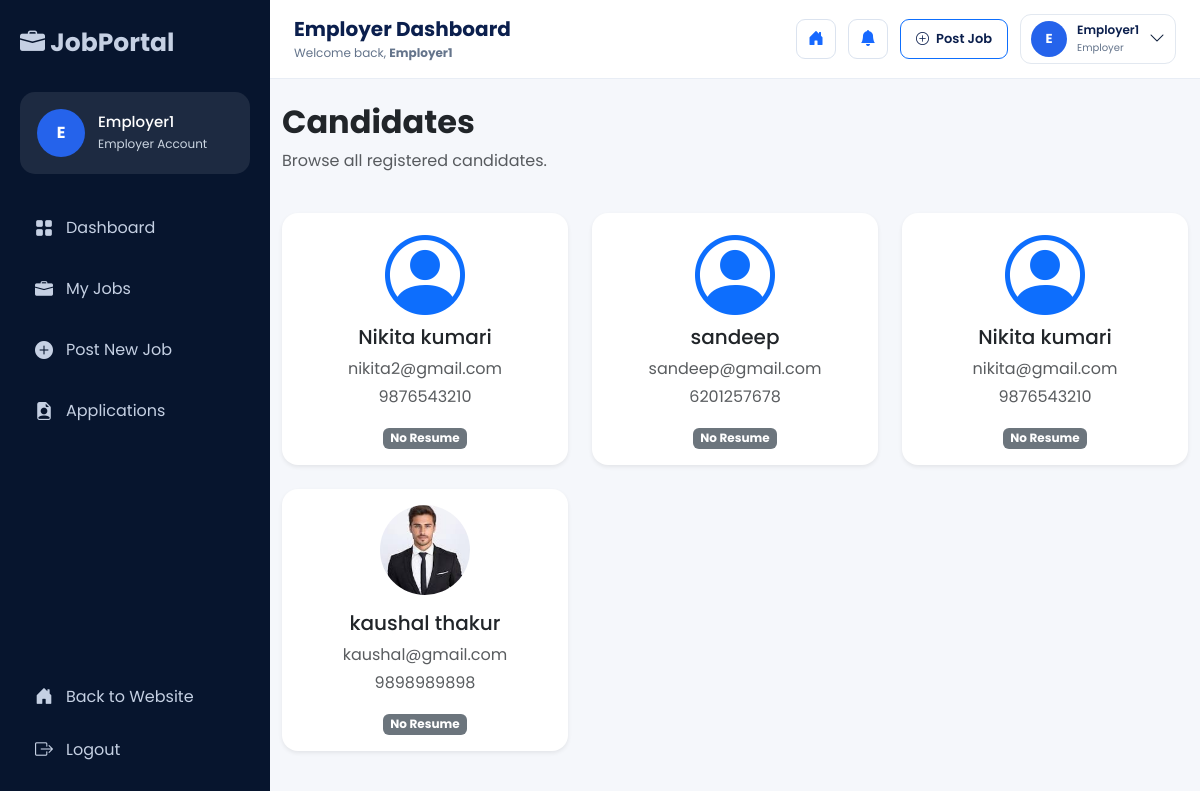
The app's page /jobs/search-candidates/ (signed in) with its own data.
### accounts/models.py (models this page shows, shortened)
class User(AbstractUser):
    USER_TYPES = (
        ('candidate', 'Candidate'),
        ('employer', 'Employer'),
    )
    user_type = models.CharField(
        max_length=20,
        choices=USER_TYPES
    )
    phone = models.CharField(
        max_length=15,
        blank=True
    )
    profile_image = models.ImageField(
        upload_to='profiles/',
        blank=True,
        null=True
    )
    resume = models.FileField(
    upload_to="resumes/",
    blank=True,
    null=True
)

### jobs/views.py (the view)
@login_required
def search_candidates(request):
    if request.user.user_type != "employer":
        messages.error(request, "Only employers can browse candidates.")
        return redirect("home")
    candidates = User.objects.filter(user_type="candidate")
    return render(
        request,
        "employer/search_candidates.html",
        {
            "candidates": candidates
        }
    )

### jobs/context_processors.py (called while the page is built, shortened)
def notification_count(request):
    if (
        request.user.is_authenticated
        and request.user.user_type == "employer"
    ):
        unread = Notification.objects.filter(
            employer=request.user,
            is_read=False
        ).count()
        return {
            "unread_notifications_count": unread,
            "candidate_unread_notifications_count": 0,
        }

### templates/employer/search_candidates.html (shortened to what this page needs)
{% extends "employer/employer_dash_base.html" %}
{% block content %}
<div class="container-fluid py-4">
    <div class="d-flex justify-content-between align-items-center mb-4">
        <div>
            <h2 class="fw-bold">Candidates</h2>
            <p class="text-muted">Browse all registered candidates.</p>
        </div>
    </div>
    <div class="row">
        {% for candidate in candidates %}
        <div class="col-md-6 col-lg-4 mb-4">
            <div class="card shadow-sm border-0 rounded-4 h-100">
                <div class="card-body text-center">
                    {% if candidate.profile_image %}
                        <img src="{{ candidate.profile_image.url }}"
                             class="rounded-circle mb-3"
                             width="90"
                             height="90"
                             style="object-fit:cover;">
                    {% else %}
                        <i class="bi bi-person-circle display-1 text-primary"></i>
                    {% endif %}
                    <h5>{{ candidate.get_full_name|default:candidate.username }}</h5>
                    <p class="text-muted mb-1">
                        {{ candidate.email }}
                    </p>
                    <p class="text-muted">
                        {{ candidate.phone }}
                    </p>
                    {% if candidate.resume %}
                        <a href="{{ candidate.resume.url }}"
                           target="_blank"
                           class="btn btn-outline-primary btn-sm">
                            <i class="bi bi-file-earmark-text"></i>
                            View Resume
                        </a>
                    {% else %}
                        <span class="badge bg-secondary">
                            No Resume
                        </span>
                    {% endif %}
                </div>
            </div>
        </div>
        {% empty %}
        <div class="col-12">
            <div class="alert alert-info text-center">
                No candidates found.
            </div>
        </div>
        {% endfor %}
    </div>
</div>
{% endblock %}

### templates/employer/sidebar.html (shortened to what this page needs)
{% load static %}
<aside class="employer-sidebar" id="employerSidebar">
    <div class="employer-sidebar-logo">
        <a href="{% url 'employer_dashboard' %}">
            <i class="bi bi-briefcase-fill"></i>
            <span>JobPortal</span>
        </a>
    </div>
    <div class="employer-profile-mini">
        {% if request.user.profile_image %}
            <img
                src="{{ request.user.profile_image.url }}"
                alt="{{ request.user.username }}"
                class="employer-profile-image">
        {% else %}
            <div class="employer-avatar">
                {% if request.user.first_name %}
                    {{ request.user.first_name|slice:":1"|upper }}
                {% else %}
                    {{ request.user.username|slice:":2"|upper }}
                {% endif %}
            </div>
        {% endif %}
        <div class="employer-profile-details">
            <h4>
                {% if request.user.get_full_name %}
                    {{ request.user.get_full_name }}
                {% else %}
                    {{ request.user.username }}
                {% endif %}
            </h4>
            <p>Employer Account</p>
        </div>
    </div>
    <nav class="employer-menu">
        <a
            href="{% url 'employer_dashboard' %}"
            class="{% if request.resolver_match.url_name == 'employer_dashboard' %}active{% endif %}">
            <i class="bi bi-grid-fill"></i>
            <span>Dashboard</span>
        </a>
       <a
    href="{% url 'my_jobs' %}"
    class="{% if request.resolver_match.url_name == 'my_jobs' or request.resolver_match.url_name == 'edit_job' %}active{% endif %}"
>
    <i class="bi bi-briefcase-fill"></i>
    <span>My Jobs</span>
</a>
        <a
            href="{% url 'post_job' %}"
            class="{% if request.resolver_match.url_name == 'post_job' %}active{% endif %}">
            <i class="bi bi-plus-circle-fill"></i>
            <span>Post New Job</span>
        </a>
        <a
            href="{% url 'employer_applications' %}"
            class="{% if request.resolver_match.url_name == 'employer_applications' %}active{% endif %}">
            <i class="bi bi-file-earmark-person-fill"></i>
            <span>Applications</span>
        </a>
    </nav>
    <div class="employer-sidebar-bottom">
        <a href="{% url 'home' %}">
            <i class="bi bi-house-door-fill"></i>
            <span>Back to Website</span>
        </a>
        <a
            href="{% url 'logout' %}"
            class="logout-link">
            <i class="bi bi-box-arrow-right"></i>
            <span>Logout</span>
        </a>
    </div>
</aside>

### templates/employer/navbar.html (shortened to what this page needs)
{% load static %}
<header class="employer-navbar">
    <div class="navbar-left">
        <div>
            <h3 class="page-title">
                {% block page_title %}
                    Employer Dashboard
                {% endblock %}
            </h3>
            <p class="page-subtitle">
                Welcome back,
                <strong>
                    {% if request.user.first_name %}
                        {{ request.user.first_name }}
                    {% else %}
                        {{ request.user.username }}
                    {% endif %}
                </strong>
            </p>
        </div>
    </div>
    <div class="navbar-right">
        <a
            href="{% url 'home' %}"
            class="navbar-icon">
            <i class="bi bi-house-door-fill"></i>
        </a>
<a href="{% url 'employer_notifications' %}"
   class="navbar-icon position-relative">
    <i class="bi bi-bell-fill"></i>
</a>
        <a
            href="{% url 'post_job' %}"
            class="btn btn-primary post-job-btn">
            <i class="bi bi-plus-circle"></i>
            Post Job
        </a>
        <div class="dropdown">
            <button
                class="profile-dropdown"
                data-bs-toggle="dropdown">
                {% if request.user.profile_image %}
                    <img
                        src="{{ request.user.profile_image.url }}"
                        class="profile-img">
                {% else %}
                    <div class="profile-avatar">
                        {% if request.user.first_name %}
                            {{ request.user.first_name|slice:":1"|upper }}
                        {% else %}
                            {{ request.user.username|slice:":1"|upper }}
                        {% endif %}
                    </div>
                {% endif %}
                <div class="profile-text">
                    <h6>
                        {% if request.user.get_full_name %}
                            {{ request.user.get_full_name }}
                        {% else %}
                            {{ request.user.username }}
                        {% endif %}
                    </h6>
                    <small>
                        Employer
                    </small>
                </div>
                <i class="bi bi-chevron-down"></i>
            </button>
        </div>
    </div>
</header>

### records on screen
User: user.first_name "E", user.get_full_name "Employer1", user.first_name "Employer1"
User: get_full_name "Nikita kumari", email "nikita2@gmail.com", phone "9876543210", shows "No Resume"
User: get_full_name "sandeep", email "sandeep@gmail.com", phone "6201257678", resume "No Resume"
User: get_full_name "Nikita kumari", email "nikita@gmail.com", phone "9876543210", resume "No Resume"
User: profile_image (picture), get_full_name "kaushal thakur", email "kaushal@gmail.com", phone "9898989898", resume "No Resume"
